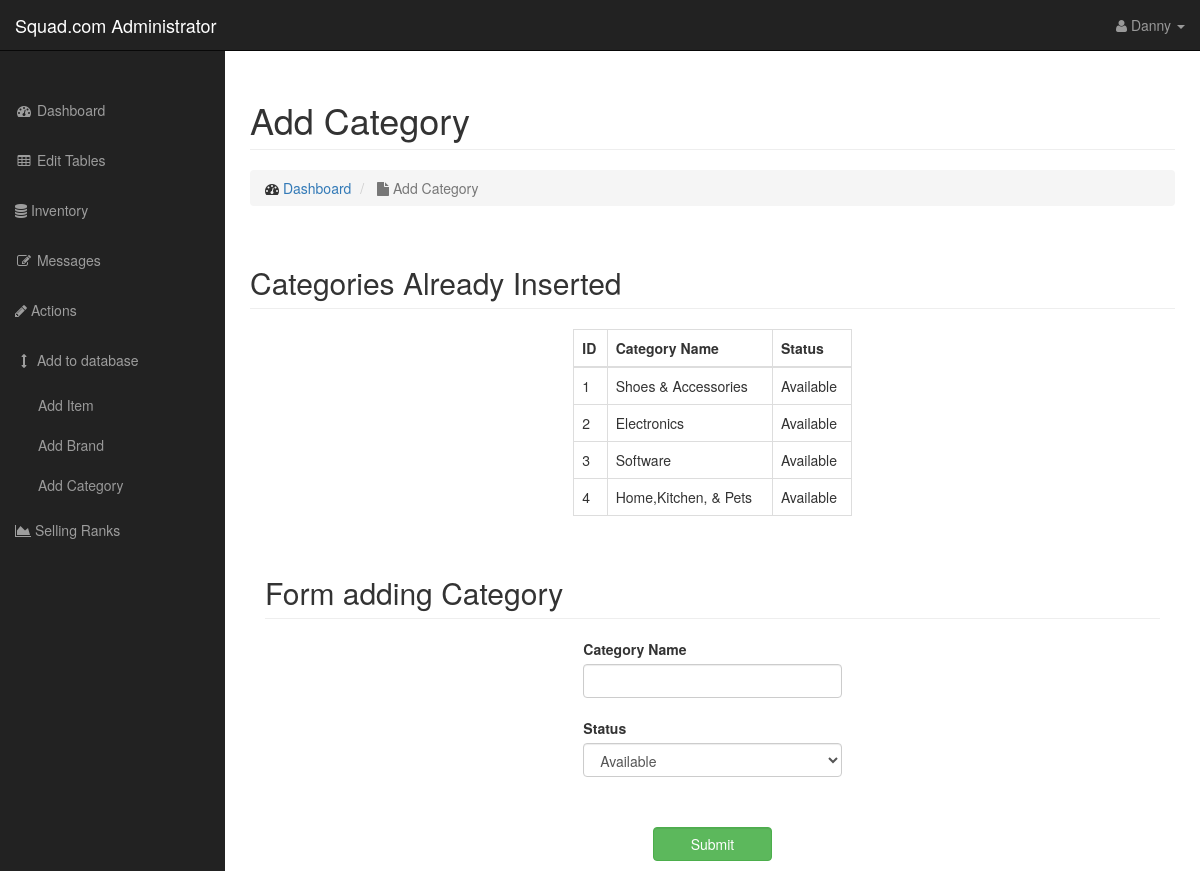
Page /Squad.com/admin/public/add/addingCategory (signed in) on the committed database.
### tables this page shows
CREATE TABLE `category` (
  `category_id` int(4) NOT NULL,
  `category_name` varchar(20) NOT NULL,
  `status` varchar(20) NOT NULL
);

### Squad.com/admin/app/controllers/add.php (called while the page is built, shortened)
<?php
class add extends Controller{
    public function addingCategory(){
        $category = $this->model('category');
        $categories = $category->findAll();
        $this->view('addCategory',['categories'=>$categories]);
    }
}
?>

### Squad.com/admin/app/core/App.php (called while the page is built, shortened)
<?php
class App{
	protected $method = 'index';
	public function __construct(){
		$url = $this->parseUrl();
		if(file_exists('../app/controllers/' . $url[0] . '.php')){
			unset($url[0]);
		}
		$this->controller = new $this->controller;
		if(isset($url[1])){
			if(method_exists($this->controller, $url[1])){
				$this->method = $url[1];
				unset($url[1]);
			}
		}
		$this->params = $url ? array_values($url) : [];
		call_user_func_array([$this->controller,$this->method], $this->params);
	}
	public function parseUrl(){
		if(isset($_GET['url'])){
			return $url = explode('/', filter_var( rtrim($_GET['url'],'/'), FILTER_SANITIZE_URL));
		}
	}
}
?>

### Squad.com/admin/public/index.php (called while the page is built, shortened)
<?php
    $app = new App;
?>

### Squad.com/admin/app/core/PDOLayer.php (called while the page is built, shortened)
<?php
class PDOLayer{
    protected $_connection;
    protected $_className;
    protected $_selectAll;
    protected $_DBName = 'squad.com.db';
    protected $_exclusions = ['_connection','_className','_classProps','_exclusions','_additions','_DBName','_insert','_update','_delete','_selectOne','_selectAll'];
    public function __construct(PDO $connection = null)
    {
        $this->_connection = $connection;
        if ($this->_connection === null) {
            $this->_connection = new PDO('mysql:host=localhost;dbname=' . $this->_DBName, 'root', '');
            $this->_connection->setAttribute(PDO::ATTR_ERRMODE, PDO::ERRMODE_EXCEPTION);
        }
    }
    public function findAll()
    {
        $stmt = $this->_connection->prepare($this->_selectAll);
        $stmt->execute();
        $stmt->setFetchMode(PDO::FETCH_CLASS, $this->_className);
        $returnVal = [];
        while($rec = $stmt->fetch()){
        	$returnVal[] = $rec;
        }
        return $returnVal;
    }
	public function getInfo(){
        $this->_className = get_class($this);
        $this->_classProps = [];
		$array = get_object_vars($this);
		foreach ($array as $key => $value) {
			if(!in_array($key, $this->_exclusions))
				$this->_classProps[] = $key;
		}
		$num = count($this->_classProps);
		$this->_selectAll 	= "SELECT * FROM $this->_className";
	}
}
?>

### Squad.com/admin/app/views/addCategory.php (the view, shortened to what this page needs)
<!DOCTYPE html>
<html lang="en">
<div class="container-fluid">
    <div class="row">
        <div class="col-lg-12">
            <h1 class="page-header">
                Add Category
            </h1>
            <ol class="breadcrumb">
                <li>
                    <i class="fa fa-dashboard"></i>  <a href="./">Dashboard</a>
                </li>
                <li class="active">
                    <i class="fa fa-file"></i> Add Category
                </li>
            </ol>
        </div>
    </div>
    <div class="row">
        <div class="col-lg-12">
            <h2 class="page-header">Categories Already Inserted</h2>
            <div class="col-lg-4 col-lg-offset-4">
                <table class="table table-bordered table-hover">
                    <thead>
                    <tr>
                        <th>ID</th>
                        <th>Category Name</th>
                        <th>Status</th>
                    </tr>
                    </thead>
                    <tbody>
                    <?php
                        foreach ($data['categories'] as $cat){
                            echo "<tr>";
                                echo "<td> $cat->category_id</td>";
                                echo "<td> $cat->category_name</td>";
                                echo "<td> $cat->status</td>";
                            echo "</tr>";
                        }
                    ?>
                    </tbody>
                </table>
            </div>
            <div class="col-lg-12">
                <h2 class="page-header">Form adding Category</h2>
                <form class="form-group" id="_form" action="" method="post" enctype="multipart/form-data" style="margin-bottom: 15%;">
                    <div class="col-lg-12" style="margin-bottom:50px;">
                        <div class="col-lg-4 col-lg-offset-4">
                            <label for="user">Category Name</label>
                            <input type="text" class="form-control" name="cname">
                            <br>
                            <label for="user">Status</label>
                            <select class="form-control" name="status">
                                <option value="Available">Available</option>
                            </select>
                        </div>
                    </div>
                    <br>
                    <div class="col-lg-2 col-lg-offset-5">
                        <input type="submit" class="btn btn-success form-control" name="submit">
                    </div>
                </form>
            </div>
        </div>
    </div>
</div>
</html>

### Squad.com/admin/app/core/Controller.php (shortened to what this page needs)
<?php
Class Controller{
	public function model($model){
		return new $model();
	}
	public function view($view = 'login', $data=[]){
        if(isset($_SESSION['admin'])){
            require_once '../app/views/header.php';
            require_once '../app/views/' . $view . '.php';
            require_once '../app/views/footer.php';
        }
        else{
            require_once '../app/views/' . $view . '.php';
        }
	}
}
?>

### Squad.com/admin/app/views/header.php (shortened to what this page needs)
<!DOCTYPE html>
<html lang="en" style="height:100%;margin:0">
<head>
    <link href="css/bootstrap.min.css" rel="stylesheet" type="text/css">
    <link href="css/sb-admin.css" rel="stylesheet" type="text/css">
    <link href="font-awesome/css/font-awesome.min.css" rel="stylesheet" type="text/css">
    <link href="bootstrap-datepicker.min.css" rel="stylesheet" type="text/css">
    <link rel="stylesheet" href="//code.jquery.com/ui/1.12.1/themes/base/jquery-ui.css">
    <link href="//cdn.datatables.net/1.10.12/css/jquery.dataTables.min.css" rel="stylesheet" type="text/css">
</head>
<body  style="height:100%;">
    <div id="wrapper" style="height:100%;">
        <nav class="navbar navbar-inverse navbar-fixed-top" role="navigation">
            <div class="navbar-header">
                <a class="navbar-brand" href="">Squad.com Administrator</a>
            </div>
            <ul class="nav navbar-right top-nav">
                <li class="dropdown">
                    <a href="" class="dropdown-toggle" data-toggle="dropdown"><i class="fa fa-user"></i> <?php echo $_SESSION['admin']?> <b class="caret"></b></a>
                </li>
            </ul>
            <div class="navbar-default sidebar" role="navigation">
                <ul class="nav navbar-nav side-nav">
                    <li style="margin-top: 15%;">
                        <a href="./"><i class="fa fa-fw fa-dashboard"></i> Dashboard</a>
                    </li>
                    <li>
                        <a href="edit/editTables"><i class="fa fa-fw fa-table"></i>  Edit Tables </a>
                    </li>
                    <li>
                        <a href="inventory"><i class="fa fa-database"></i> Inventory</a>
                    </li>
                    <li>
                        <a href="inbox"><i class="fa fa-fw fa-edit"></i> Messages</a>
                    </li>
                    <li>
                        <a href="Actions"><i class="fa fa-pencil"></i> Actions</a>
                    </li>
                    <li>
                        <a><i class="fa fa-fw fa-arrows-v"></i> Add to database</i></a>
                        <ul id="add" class="nav nav-second-level">
                            <li>
                                <a href="add/addingItem">Add Item</a>
                            </li>
                            <li>
                                <a href="add/addingBrand">Add Brand</a>
                            </li>
                            <li>
                                <a href="add/addingCategory">Add Category</a>
                            </li>
                        </ul>
                    </li>
                    <li>
                        <a href="rankSellers"><i class="fa fa-area-chart"></i> Selling Ranks</a>
                    </li>
                </ul>
            </div>
        </nav>
        <div id="page-wrapper">

### Squad.com/admin/app/views/footer.php (shortened to what this page needs)
         </div>
    </div>
</body>
</html>

### Squad.com/admin/public/css/sb-admin.css (style rules this page uses)
body { margin-top: 100px; background-color: #222; }
@media (min-width:768px) { body { margin-top: 50px; } }
#wrapper { padding-left: 0; }
#page-wrapper { width: 100%; padding: 0; background-color: #fff; }
@media (min-width:768px) { #wrapper { padding-left: 225px; } }
@media (min-width:768px) { #page-wrapper { padding: 10px; } }
.top-nav { padding: 0 15px; }
.top-nav>li { display: inline-block; float: left; }
.top-nav>li>a { padding-top: 15px; padding-bottom: 15px; line-height: 20px; color: #999; }
@media (min-width:768px) { .side-nav { position: fixed; top: 51px; left: 225px; width: 225px; margin-left: -225px; border: none; border-radius: 0; overflow-y: auto; background-color: #222; bottom: 0; overflow-x: hidden; padding-bottom: 40px; } }
@media (min-width:768px) { .side-nav>li>a { width: 225px; } }
.side-nav>li>ul { padding: 0; }
.side-nav>li>ul>li>a { display: block; padding: 10px 15px 10px 38px; text-decoration: none; color: #999; }

### rows in the picture
category: category_id "1", category_name "Shoes & Accessories", status "Available"
category: category_id "2", category_name "Electronics", status "Available"
category: category_id "3", category_name "Software", status "Available"
category: category_id "4", category_name "Home,Kitchen, & Pets", status "Available"

### other values in the picture
$_SESSION['admin'] "Danny"
